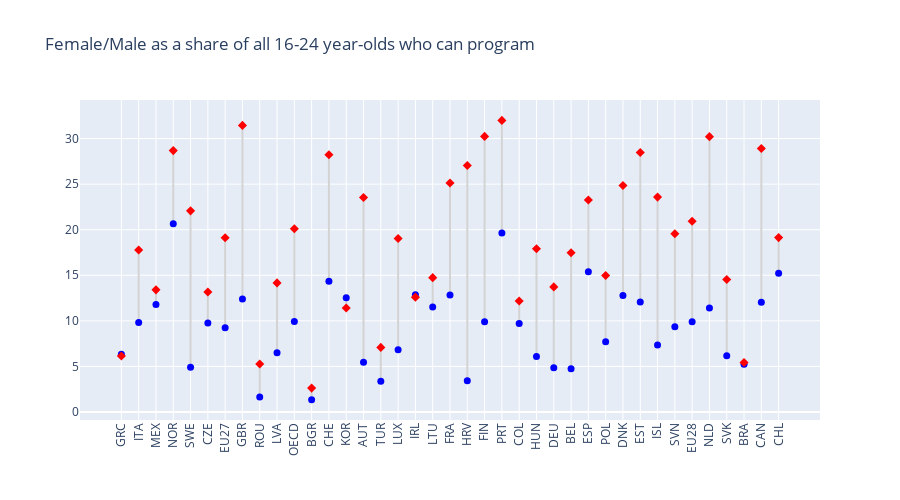

Notebook code cell kept with this figure:
### Code cell
fig = go.Figure()

for country in df["Country ISO3"].unique():
    subset = df[df["Country ISO3"] == country]
    female = subset[subset["Sex"] == "Female"]
    male = subset[subset["Sex"] == "Male"]
    
    fig.add_trace(go.Scatter(x=subset["Country ISO3"], y=subset["Value"],
                            marker = dict(color="lightgray"
                                          )
                            ))
    fig.add_trace(go.Scatter(x=female["Country ISO3"], y=female["Value"],
                        marker = dict(color="blue",
                                      symbol="circle",
                                      size=7)
                        ))
    fig.add_trace(go.Scatter(x=male["Country ISO3"], y=male["Value"],
                        marker = dict(color="red",
                                      symbol="diamond",
                                      size=7,
                                      )
                        ))

fig.update_layout(title="Female/Male as a share of all 16-24 year-olds who can program", 
                width=900, height=500,
                showlegend=False,
                
                  xaxis=dict(tickangle=-90))
fig.show()

### Figure 1 — Plotly figure (JSON) as saved in the notebook; plotly's stock layout.template omitted (floating-point values rounded to 4 significant figures)
{"data": [{"marker": {"color": "lightgray"}, "type": "scatter", "x": ["GRC", "GRC"], "y": [6.34, 6.135]}, {"marker": {"color": "blue", "size": 7, "symbol": "circle"}, "type": "scatter", "x": ["GRC"], "y": [6.34]}, {"marker": {"color": "red", "size": 7, "symbol": "diamond"}, "type": "scatter", "x": ["GRC"], "y": [6.135]}, {"marker": {"color": "lightgray"}, "type": "scatter", "x": ["ITA", "ITA"], "y": [9.822, 17.77]}, {"marker": {"color": "blue", "size": 7, "symbol": "circle"}, "type": "scatter", "x": ["ITA"], "y": [9.822]}, {"marker": {"color": "red", "size": 7, "symbol": "diamond"}, "type": "scatter", "x": ["ITA"], "y": [17.77]}, {"marker": {"color": "lightgray"}, "type": "scatter", "x": ["MEX", "MEX"], "y": [13.4, 11.79]}, {"marker": {"color": "blue", "size": 7, "symbol": "circle"}, "type": "scatter", "x": ["MEX"], "y": [11.79]}, {"marker": {"color": "red", "size": 7, "symbol": "diamond"}, "type": "scatter", "x": ["MEX"], "y": [13.4]}, {"marker": {"color": "lightgray"}, "type": "scatter", "x": ["NOR", "NOR"], "y": [20.66, 28.68]}, {"marker": {"color": "blue", "size": 7, "symbol": "circle"}, "type": "scatter", "x": ["NOR"], "y": [20.66]}, {"marker": {"color": "red", "size": 7, "symbol": "diamond"}, "type": "scatter", "x": ["NOR"], "y": [28.68]}, {"marker": {"color": "lightgray"}, "type": "scatter", "x": ["SWE", "SWE"], "y": [22.07, 4.902]}, {"marker": {"color": "blue", "size": 7, "symbol": "circle"}, "type": "scatter", "x": ["SWE"], "y": [4.902]}, {"marker": {"color": "red", "size": 7, "symbol": "diamond"}, "type": "scatter", "x": ["SWE"], "y": [22.07]}, {"marker": {"color": "lightgray"}, "type": "scatter", "x": ["CZE", "CZE"], "y": [9.756, 13.17]}, {"marker": {"color": "blue", "size": 7, "symbol": "circle"}, "type": "scatter", "x": ["CZE"], "y": [9.756]}, {"marker": {"color": "red", "size": 7, "symbol": "diamond"}, "type": "scatter", "x": ["CZE"], "y": [13.17]}, {"marker": {"color": "lightgray"}, "type": "scatter", "x": ["EU27", "EU27"], "y": [19.11, 9.255]}, {"marker": {"color": "blue", "size": 7, "symbol": "circle"}, "type": "scatter", "x": ["EU27"], "y": [9.255]}, {"marker": {"color": "red", "size": 7, "symbol": "diamond"}, "type": "scatter", "x": ["EU27"], "y": [19.11]}, {"marker": {"color": "lightgray"}, "type": "scatter", "x": ["GBR", "GBR"], "y": [12.41, 31.44]}, {"marker": {"color": "blue", "size": 7, "symbol": "circle"}, "type": "scatter", "x": ["GBR"], "y": [12.41]}, {"marker": {"color": "red", "size": 7, "symbol": "diamond"}, "type": "scatter", "x": ["GBR"], "y": [31.44]}, {"marker": {"color": "lightgray"}, "type": "scatter", "x": ["ROU", "ROU"], "y": [1.647, 5.27]}, {"marker": {"color": "blue", "size": 7, "symbol": "circle"}, "type": "scatter", "x": ["ROU"], "y": [1.647]}, {"marker": {"color": "red", "size": 7, "symbol": "diamond"}, "type": "scatter", "x": ["ROU"], "y": [5.27]}, {"marker": {"color": "lightgray"}, "type": "scatter", "x": ["LVA", "LVA"], "y": [14.16, 6.502]}, {"marker": {"color": "blue", "size": 7, "symbol": "circle"}, "type": "scatter", "x": ["LVA"], "y": [6.502]}, {"marker": {"color": "red", "size": 7, "symbol": "diamond"}, "type": "scatter", "x": ["LVA"], "y": [14.16]}, {"marker": {"color": "lightgray"}, "type": "scatter", "x": ["OECD", "OECD"], "y": [9.936, 20.1]}, {"marker": {"color": "blue", "size": 7, "symbol": "circle"}, "type": "scatter", "x": ["OECD"], "y": [9.936]}, {"marker": {"color": "red", "size": 7, "symbol": "diamond"}, "type": "scatter", "x": ["OECD"], "y": [20.1]}, {"marker": {"color": "lightgray"}, "type": "scatter", "x": ["BGR", "BGR"], "y": [2.623, 1.356]}, {"marker": {"color": "blue", "size": 7, "symbol": "circle"}, "type": "scatter", "x": ["BGR"], "y": [1.356]}, {"marker": {"color": "red", "size": 7, "symbol": "diamond"}, "type": "scatter", "x": ["BGR"], "y": [2.623]}, {"marker": {"color": "lightgray"}, "type": "scatter", "x": ["CHE", "CHE"], "y": [28.21, 14.33]}, {"marker": {"color": "blue", "size": 7, "symbol": "circle"}, "type": "scatter", "x": ["CHE"], "y": [14.33]}, {"marker": {"color": "red", "size": 7, "symbol": "diamond"}, "type": "scatter", "x": ["CHE"], "y": [28.21]}, {"marker": {"color": "lightgray"}, "type": "scatter", "x": ["KOR", "KOR"], "y": [12.53, 11.41]}, {"marker": {"color": "blue", "size": 7, "symbol": "circle"}, "type": "scatter", "x": ["KOR"], "y": [12.53]}, {"marker": {"color": "red", "size": 7, "symbol": "diamond"}, "type": "scatter", "x": ["KOR"], "y": [11.41]}, {"marker": {"color": "lightgray"}, "type": "scatter", "x": ["AUT", "AUT"], "y": [5.443, 23.53]}, {"marker": {"color": "blue", "size": 7, "symbol": "circle"}, "type": "scatter", "x": ["AUT"], "y": [5.443]}, {"marker": {"color": "red", "size": 7, "symbol": "diamond"}, "type": "scatter", "x": ["AUT"], "y": [23.53]}, {"marker": {"color": "lightgray"}, "type": "scatter", "x": ["TUR", "TUR"], "y": [7.085, 3.374]}, {"marker": {"color": "blue", "size": 7, "symbol": "circle"}, "type": "scatter", "x": ["TUR"], "y": [3.374]}, {"marker": {"color": "red", "size": 7, "symbol": "diamond"}, "type": "scatter", "x": ["TUR"], "y": [7.085]}, {"marker": {"color": "lightgray"}, "type": "scatter", "x": ["LUX", "LUX"], "y": [6.836, 19.04]}, {"marker": {"color": "blue", "size": 7, "symbol": "circle"}, "type": "scatter", "x": ["LUX"], "y": [6.836]}, {"marker": {"color": "red", "size": 7, "symbol": "diamond"}, "type": "scatter", "x": ["LUX"], "y": [19.04]}, {"marker": {"color": "lightgray"}, "type": "scatter", "x": ["IRL", "IRL"], "y": [12.87, 12.6]}, {"marker": {"color": "blue", "size": 7, "symbol": "circle"}, "type": "scatter", "x": ["IRL"], "y": [12.87]}, {"marker": {"color": "red", "size": 7, "symbol": "diamond"}, "type": "scatter", "x": ["IRL"], "y": [12.6]}, {"marker": {"color": "lightgray"}, "type": "scatter", "x": ["LTU", "LTU"], "y": [11.51, 14.74]}, {"marker": {"color": "blue", "size": 7, "symbol": "circle"}, "type": "scatter", "x": ["LTU"], "y": [11.51]}, {"marker": {"color": "red", "size": 7, "symbol": "diamond"}, "type": "scatter", "x": ["LTU"], "y": [14.74]}, {"marker": {"color": "lightgray"}, "type": "scatter", "x": ["FRA", "FRA"], "y": [25.12, 12.83]}, {"marker": {"color": "blue", "size": 7, "symbol": "circle"}, "type": "scatter", "x": ["FRA"], "y": [12.83]}, {"marker": {"color": "red", "size": 7, "symbol": "diamond"}, "type": "scatter", "x": ["FRA"], "y": [25.12]}, {"marker": {"color": "lightgray"}, "type": "scatter", "x": ["HRV", "HRV"], "y": [3.416, 27.05]}, {"marker": {"color": "blue", "size": 7, "symbol": "circle"}, "type": "scatter", "x": ["HRV"], "y": [3.416]}, {"marker": {"color": "red", "size": 7, "symbol": "diamond"}, "type": "scatter", "x": ["HRV"], "y": [27.05]}, {"marker": {"color": "lightgray"}, "type": "scatter", "x": ["FIN", "FIN"], "y": [9.912, 30.23]}, {"marker": {"color": "blue", "size": 7, "symbol": "circle"}, "type": "scatter", "x": ["FIN"], "y": [9.912]}, {"marker": {"color": "red", "size": 7, "symbol": "diamond"}, "type": "scatter", "x": ["FIN"], "y": [30.23]}, {"marker": {"color": "lightgray"}, "type": "scatter", "x": ["PRT", "PRT"], "y": [19.65, 31.99]}, {"marker": {"color": "blue", "size": 7, "symbol": "circle"}, "type": "scatter", "x": ["PRT"], "y": [19.65]}, {"marker": {"color": "red", "size": 7, "symbol": "diamond"}, "type": "scatter", "x": ["PRT"], "y": [31.99]}, {"marker": {"color": "lightgray"}, "type": "scatter", "x": ["COL", "COL"], "y": [12.17, 9.697]}, {"marker": {"color": "blue", "size": 7, "symbol": "circle"}, "type": "scatter", "x": ["COL"], "y": [9.697]}, {"marker": {"color": "red", "size": 7, "symbol": "diamond"}, "type": "scatter", "x": ["COL"], "y": [12.17]}, {"marker": {"color": "lightgray"}, "type": "scatter", "x": ["HUN", "HUN"], "y": [17.9, 6.092]}, {"marker": {"color": "blue", "size": 7, "symbol": "circle"}, "type": "scatter", "x": ["HUN"], "y": [6.092]}, {"marker": {"color": "red", "size": 7, "symbol": "diamond"}, "type": "scatter", "x": ["HUN"], "y": [17.9]}, {"marker": {"color": "lightgray"}, "type": "scatter", "x": ["DEU", "DEU"], "y": [13.72, 4.856]}, {"marker": {"color": "blue", "size": 7, "symbol": "circle"}, "type": "scatter", "x": ["DEU"], "y": [4.856]}, {"marker": {"color": "red", "size": 7, "symbol": "diamond"}, "type": "scatter", "x": ["DEU"], "y": [13.72]}, {"marker": {"color": "lightgray"}, "type": "scatter", "x": ["BEL", "BEL"], "y": [4.731, 17.48]}, {"marker": {"color": "blue", "size": 7, "symbol": "circle"}, "type": "scatter", "x": ["BEL"], "y": [4.731]}, {"marker": {"color": "red", "size": 7, "symbol": "diamond"}, "type": "scatter", "x": ["BEL"], "y": [17.48]}, {"marker": {"color": "lightgray"}, "type": "scatter", "x": ["ESP", "ESP"], "y": [15.38, 23.25]}, {"marker": {"color": "blue", "size": 7, "symbol": "circle"}, "type": "scatter", "x": ["ESP"], "y": [15.38]}, {"marker": {"color": "red", "size": 7, "symbol": "diamond"}, "type": "scatter", "x": ["ESP"], "y": [23.25]}, {"marker": {"color": "lightgray"}, "type": "scatter", "x": ["POL", "POL"], "y": [14.97, 7.708]}, {"marker": {"color": "blue", "size": 7, "symbol": "circle"}, "type": "scatter", "x": ["POL"], "y": [7.708]}, {"marker": {"color": "red", "size": 7, "symbol": "diamond"}, "type": "scatter", "x": ["POL"], "y": [14.97]}, {"marker": {"color": "lightgray"}, "type": "scatter", "x": ["DNK", "DNK"], "y": [24.85, 12.79]}, {"marker": {"color": "blue", "size": 7, "symbol": "circle"}, "type": "scatter", "x": ["DNK"], "y": [12.79]}, {"marker": {"color": "red", "size": 7, "symbol": "diamond"}, "type": "scatter", "x": ["DNK"], "y": [24.85]}, {"marker": {"color": "lightgray"}, "type": "scatter", "x": ["EST", "EST"], "y": [28.47, 12.06]}, {"marker": {"color": "blue", "size": 7, "symbol": "circle"}, "type": "scatter", "x": ["EST"], "y": [12.06]}, {"marker": {"color": "red", "size": 7, "symbol": "diamond"}, "type": "scatter", "x": ["EST"], "y": [28.47]}, {"marker": {"color": "lightgray"}, "type": "scatter", "x": ["ISL", "ISL"], "y": [23.58, 7.338]}, {"marker": {"color": "blue", "size": 7, "symbol": "circle"}, "type": "scatter", "x": ["ISL"], "y": [7.338]}, {"marker": {"color": "red", "size": 7, "symbol": "diamond"}, "type": "scatter", "x": ["ISL"], "y": [23.58]}, {"marker": {"color": "lightgray"}, "type": "scatter", "x": ["SVN", "SVN"], "y": [19.55, 9.344]}, {"marker": {"color": "blue", "size": 7, "symbol": "circle"}, "type": "scatter", "x": ["SVN"], "y": [9.344]}, {"marker": {"color": "red", "size": 7, "symbol": "diamond"}, "type": "scatter", "x": ["SVN"], "y": [19.55]}, {"marker": {"color": "lightgray"}, "type": "scatter", "x": ["EU28", "EU28"], "y": [20.92, 9.887]}, {"marker": {"color": "blue", "size": 7, "symbol": "circle"}, "type": "scatter", "x": ["EU28"], "y": [9.887]}, {"marker": {"color": "red", "size": 7, "symbol": "diamond"}, "type": "scatter", "x": ["EU28"], "y": [20.92]}, {"marker": {"color": "lightgray"}, "type": "scatter", "x": ["NLD", "NLD"], "y": [11.42, 30.21]}, {"marker": {"color": "blue", "size": 7, "symbol": "circle"}, "type": "scatter", "x": ["NLD"], "y": [11.42]}, {"marker": {"color": "red", "size": 7, "symbol": "diamond"}, "type": "scatter", "x": ["NLD"], "y": [30.21]}, {"marker": {"color": "lightgray"}, "type": "scatter", "x": ["SVK", "SVK"], "y": [6.156, 14.53]}, {"marker": {"color": "blue", "size": 7, "symbol": "circle"}, "type": "scatter", "x": ["SVK"], "y": [6.156]}, {"marker": {"color": "red", "size": 7, "symbol": "diamond"}, "type": "scatter", "x": ["SVK"], "y": [14.53]}, {"marker": {"color": "lightgray"}, "type": "scatter", "x": ["BRA", "BRA"], "y": [5.43, 5.235]}, {"marker": {"color": "blue", "size": 7, "symbol": "circle"}, "type": "scatter", "x": ["BRA"], "y": [5.235]}, {"marker": {"color": "red", "size": 7, "symbol": "diamond"}, "type": "scatter", "x": ["BRA"], "y": [5.43]}, {"marker": {"color": "lightgray"}, "type": "scatter", "x": ["CAN", "CAN"], "y": [28.9, 12.04]}, {"marker": {"color": "blue", "size": 7, "symbol": "circle"}, "type": "scatter", "x": ["CAN"], "y": [12.04]}, {"marker": {"color": "red", "size": 7, "symbol": "diamond"}, "type": "scatter", "x": ["CAN"], "y": [28.9]}, {"marker": {"color": "lightgray"}, "type": "scatter", "x": ["CHL", "CHL"], "y": [15.21, 19.13]}, {"marker": {"color": "blue", "size": 7, "symbol": "circle"}, "type": "scatter", "x": ["CHL"], "y": [15.21]}, {"marker": {"color": "red", "size": 7, "symbol": "diamond"}, "type": "scatter", "x": ["CHL"], "y": [19.13]}], "layout": {"height": 500, "showlegend": false, "title": {"text": "Female/Male as a share of all 16-24 year-olds who can program"}, "width": 900, "xaxis": {"tickangle": -90}}}
